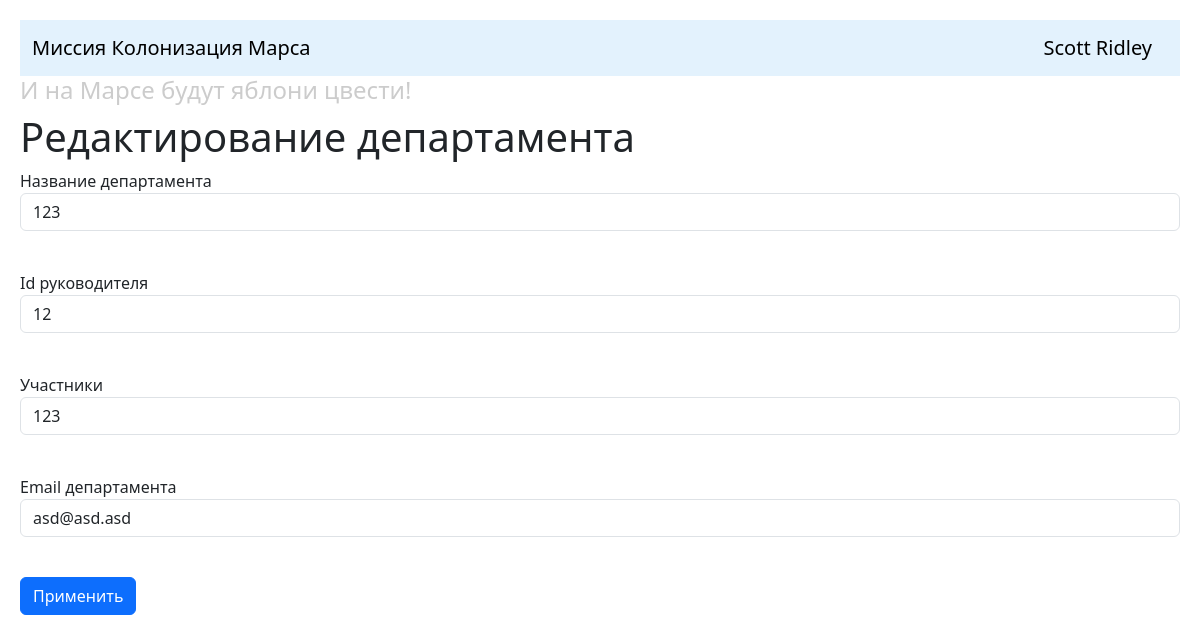
Page /departments/1 (signed in) on the committed database.
### data/users.py (models this page shows, shortened)
class User(SqlAlchemyBase, UserMixin):
    __tablename__ = 'users'
    id = sa.Column(sa.Integer, primary_key=True, autoincrement=True)
    surname = sa.Column(sa.String, nullable=True)
    name = sa.Column(sa.String, nullable=True)
    age = sa.Column(sa.Integer, nullable=True)
    position = sa.Column(sa.String, nullable=True)
    speciality = sa.Column(sa.String, nullable=True)
    address = sa.Column(sa.String, nullable=True)
    email = sa.Column(sa.String, index=True, unique=True, nullable=True)
    hashed_password = sa.Column(sa.String, nullable=True)
    modified_date = sa.Column(sa.DateTime, default=datetime.datetime.now)
    jobs = orm.relationship('Jobs', back_populates='user')

### data/department.py (models this page shows, shortened)
class Department(SqlAlchemyBase):
    __tablename__ = 'department'
    id = sa.Column(sa.Integer, primary_key=True, autoincrement=True)
    title = sa.Column(sa.String, nullable=True)
    chief = sa.Column(sa.Integer, sa.ForeignKey('users.id'), nullable=True)
    members = sa.Column(sa.String, nullable=True)
    email = sa.Column(sa.String, nullable=True)
    user = orm.relationship('User')

### main.py (the view, shortened to what this page needs)
@app.route('/departments/<int:id>', methods=['GET', 'POST'])
@login_required
def edit_department(id):
    form = DepartmentForm()
    if request.method == "GET":
        db_sess = db_session.create_session()
        department = db_sess.query(Department).filter(
            Department.id == id,
            (Department.chief == current_user.id) | (
                current_user.id == 1)
        ).first()
        if department:
            form.title.data = department.title
            form.chief.data = department.chief
            form.members.data = department.members
            form.email.data = department.email
        else:
            abort(404)
    return render_template('department_add.html',
                           title='Редактирование департамента',
                           form=form)

### forms.py
class DepartmentForm(FlaskForm):
    title = StringField('Название департамента', validators=[DataRequired()])
    chief = IntegerField('Id руководителя', validators=[DataRequired()])
    members = StringField('Участники', validators=[DataRequired()])
    email = StringField('Email департамента', validators=[DataRequired(), Email()])
    submit = SubmitField('Применить')

### data/db_session.py (called while the page is built)
def create_session() -> Session:
    global __factory
    return __factory()

### main.py (called while the page is built)
@login_manager.user_loader
def load_user(user_id):
    db_sess = db_session.create_session()
    return db_sess.get(User, user_id)

### templates/department_add.html (shortened to what this page needs)
{% extends "base.html" %}
{% block content %}
<h1>{{ title }}</h1>
<form action="" method="post">
    <p>
        {{ form.title.label }}<br>
        {{ form.title(class="form-control") }}<br>
    </p>
    <p>
        {{ form.chief.label }}<br>
        {{ form.chief(class="form-control", type="number") }}<br>
    </p>
    <p>
        {{ form.members.label }}<br>
        {{ form.members(class="form-control") }}<br>
    </p>
    <p>
        {{ form.email.label }}<br>
        {{ form.email(class="form-control", type="email") }}<br>
    </p>
    <p>{{ form.submit(type="submit", class="btn btn-primary") }}</p>
</form>
{% endblock %}

### templates/base.html (shortened to what this page needs)
<!DOCTYPE html>
<html lang="en">
<head>
    <link rel="stylesheet"
          href="https://cdn.jsdelivr.net/npm/bootstrap@5.3.0/dist/css/bootstrap.min.css"
>
</head>
<body style="margin: 20px">
    <nav class="navbar navbar-light" style="background-color: #e3f2fd;">
        <div class="container-fluid justify-content-between">
            <a class="navbar-brand" href="/">Миссия Колонизация Марса</a>
            {% if current_user.is_authenticated %}
                <a class="navbar-brand" href="/logout">{{ current_user.surname }} {{ current_user.name }}</a>
            {% else %}
                <div class="ms-auto">
                    <a class="btn btn-primary" href="/register">Зарегистрироваться</a>
                    <a class="btn btn-success" href="/login">Войти</a>
                </div>
            {% endif %}
        </div>
    </nav>
    <h4 style="color: #cccccc;">И на Марсе будут яблони цвести!</h4>
    {% block content %}{% endblock %}
</body>
</html>

### rows in the picture
User: surname "Scott", name "Ridley"
Department: title "123", chief "12", members "123", email "asd@asd.asd"

### other values in the picture
{{ title }} "Редактирование департамента"
